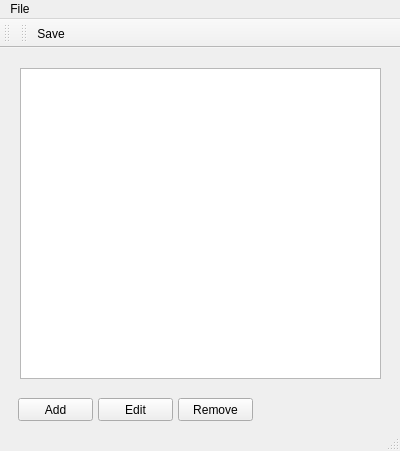
<?xml version="1.0" encoding="UTF-8"?>
<ui version="4.0">
 <class>MainWindow</class>
 <widget class="QMainWindow" name="MainWindow">
  <property name="geometry">
   <rect>
    <x>0</x>
    <y>0</y>
    <width>400</width>
    <height>451</height>
   </rect>
  </property>
  <property name="windowTitle">
   <string>MainWindow</string>
  </property>
  <widget class="QWidget" name="centralWidget">
   <widget class="QListView" name="listView">
    <property name="geometry">
     <rect>
      <x>20</x>
      <y>20</y>
      <width>361</width>
      <height>311</height>
     </rect>
    </property>
   </widget>
   <widget class="QPushButton" name="addButton">
    <property name="geometry">
     <rect>
      <x>18</x>
      <y>350</y>
      <width>75</width>
      <height>23</height>
     </rect>
    </property>
    <property name="text">
     <string>Add</string>
    </property>
   </widget>
   <widget class="QPushButton" name="editButton">
    <property name="geometry">
     <rect>
      <x>98</x>
      <y>350</y>
      <width>75</width>
      <height>23</height>
     </rect>
    </property>
    <property name="text">
     <string>Edit</string>
    </property>
   </widget>
   <widget class="QPushButton" name="removeButton">
    <property name="geometry">
     <rect>
      <x>178</x>
      <y>350</y>
      <width>75</width>
      <height>23</height>
     </rect>
    </property>
    <property name="text">
     <string>Remove</string>
    </property>
   </widget>
  </widget>
  <widget class="QToolBar" name="mainToolBar">
   <attribute name="toolBarArea">
    <enum>TopToolBarArea</enum>
   </attribute>
   <attribute name="toolBarBreak">
    <bool>false</bool>
   </attribute>
  </widget>
  <widget class="QStatusBar" name="statusBar"/>
  <widget class="QToolBar" name="toolBar">
   <property name="windowTitle">
    <string>toolBar</string>
   </property>
   <attribute name="toolBarArea">
    <enum>TopToolBarArea</enum>
   </attribute>
   <attribute name="toolBarBreak">
    <bool>false</bool>
   </attribute>
   <addaction name="actionSave"/>
  </widget>
  <widget class="QMenuBar" name="menuBar">
   <property name="geometry">
    <rect>
     <x>0</x>
     <y>0</y>
     <width>400</width>
     <height>21</height>
    </rect>
   </property>
   <widget class="QMenu" name="menuFile">
    <property name="title">
     <string>File</string>
    </property>
    <addaction name="actionSave"/>
   </widget>
   <addaction name="menuFile"/>
  </widget>
  <action name="actionSave">
   <property name="icon">
    <iconset>
     <normaloff>Paomedia-Small-N-Flat-Floppy.ico</normaloff>Paomedia-Small-N-Flat-Floppy.ico</iconset>
   </property>
   <property name="text">
    <string>Save</string>
   </property>
  </action>
 </widget>
 <layoutdefault spacing="6" margin="11"/>
 <resources/>
 <connections/>
</ui>
